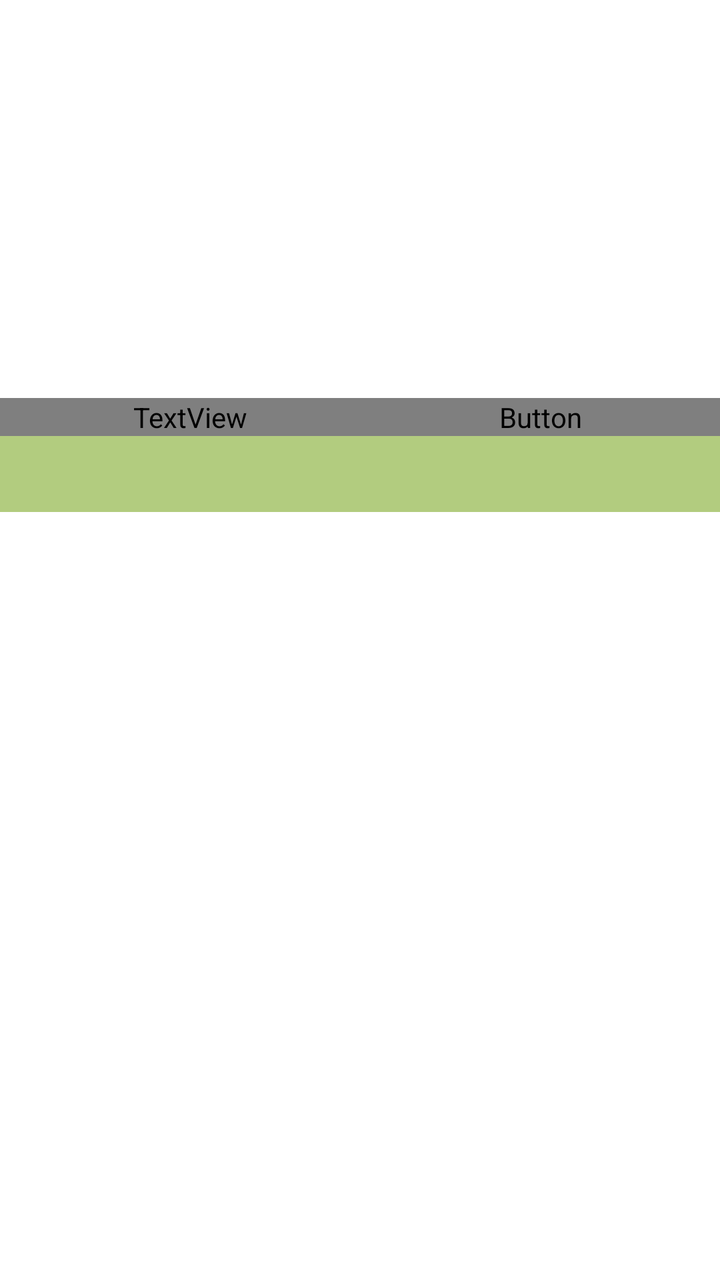
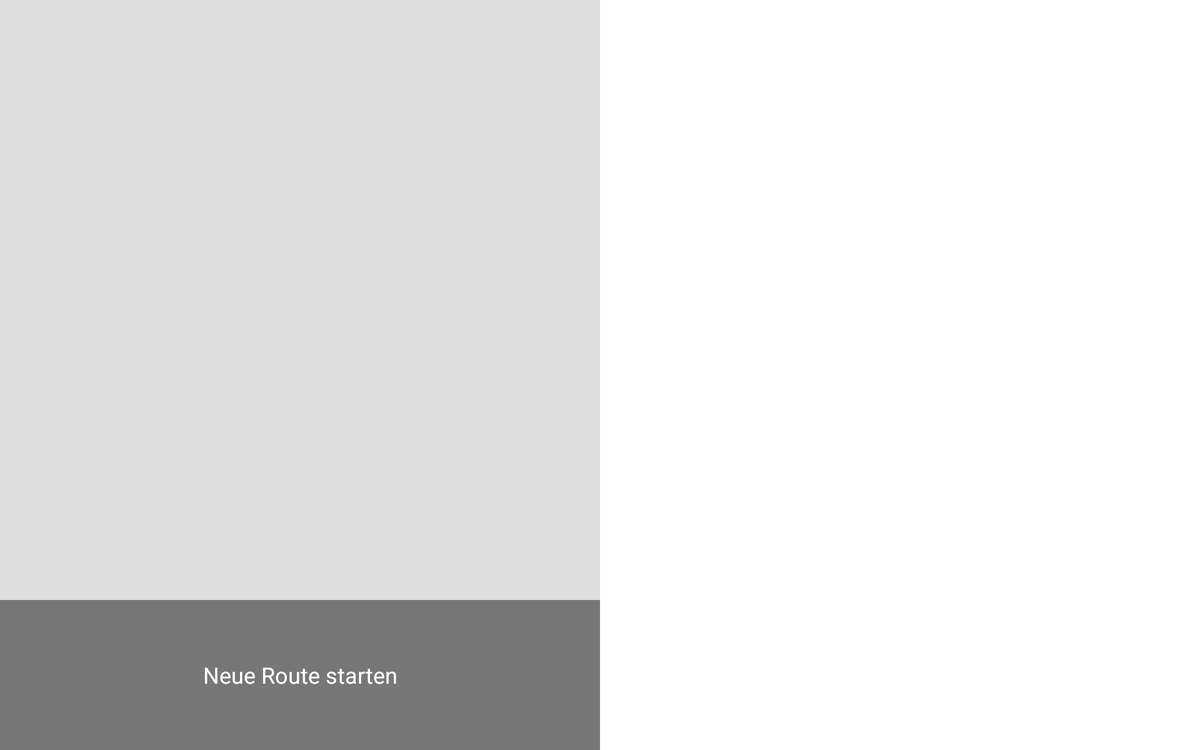

An Android layout and its configuration variant, each rendered on a device that would load it. The default file and the variant file are quoted in full after the pictures.
<!-- AndroidManifest.xml: application theme Theme.Appbasetheme -->
<!-- res/layout/main_fragment.xml -->
<?xml version="1.0" encoding="utf-8"?>

<LinearLayout xmlns:android="http://schemas.android.com/apk/res/android"
    android:id="@+id/LinearLayout1"
    android:layout_width="fill_parent"
    android:layout_height="fill_parent"
    android:background="#ffffff"
    android:orientation="vertical" >

    <RelativeLayout
        android:layout_width="match_parent"
        android:layout_height="0dp"
        android:layout_weight="@integer/weightMainMap" >

        <FrameLayout
            android:id="@+id/map"
            android:layout_width="fill_parent"
            android:layout_height="fill_parent"
            android:layout_weight="1"
            android:gravity="center" >
        </FrameLayout>

        <FrameLayout
            android:layout_width="match_parent"
            android:layout_height="match_parent"
            android:layout_weight="1" >

            <LinearLayout
                android:layout_width="match_parent"
                android:layout_height="match_parent"
                android:orientation="vertical" >

                <FrameLayout
                    android:layout_width="match_parent"
                    android:layout_height="0dp"
                    android:layout_weight="7" >
                </FrameLayout>

                <LinearLayout
                    android:layout_width="match_parent"
                    android:layout_height="0dp"
                    android:layout_weight="@integer/weightTextBarMainMap"
                    android:background="#80669900" >

                    <TextView
                        android:id="@+id/txtViewPic"
                        android:layout_width="0dp"
                        android:maxLines="1"
                        android:layout_height="wrap_content"
                        android:layout_weight="1"
                        android:paddingLeft="10dp"
                        android:text="TextView"
                        android:textColor="@color/Weiß"
                        android:textSize="@dimen/h1" />

                    <Button
                        android:id="@+id/imagebutton1"
                        android:layout_width="0dp"
                        android:layout_height="wrap_content"
                        android:layout_weight="1"
                        android:background="#00000000"
                        android:text="Button"
                        android:textColor="@color/Weiß"
                        android:textSize="@dimen/h1" />
                </LinearLayout>
            </LinearLayout>
        </FrameLayout>
    </RelativeLayout>

    <ListView
        android:id="@+id/listView1"
        android:layout_width="fill_parent"
        android:layout_height="0dp"
        android:layout_weight="@integer/weightMainList"
        android:drawSelectorOnTop="false"
        android:longClickable="true"
        android:listSelector="#669900" >
    </ListView>

</LinearLayout>
<!-- resources referenced by this layout -->
<resources>
  <!-- from res/values-normal/ -->
  <dimen name="h1">20dp</dimen>
  <!-- from res/values-normal/ -->
  <integer name="weightMainList">3</integer>
  <!-- from res/values-normal/ -->
  <integer name="weightMainMap">2</integer>
  <!-- from res/values-normal/ -->
  <integer name="weightTextBarMainMap">2</integer>
  <!-- drawable selectable_background_appbasetheme (drawable) -->
  <?xml version="1.0" encoding="utf-8"?>
  
  
  <selector xmlns:android="http://schemas.android.com/apk/res/android"
          android:exitFadeDuration="@android:integer/config_mediumAnimTime" >
      <item android:state_pressed="false" android:state_focused="true" android:drawable="@drawable/list_focused_appbasetheme" />
      <item android:state_pressed="true" android:drawable="@drawable/list_pressed_appbasetheme" />
      <item android:drawable="@android:color/transparent" />
  </selector>
  <style name="PopupMenu.Appbasetheme" parent="@android:style/Widget.Holo.Light.ListPopupWindow">
          <item name="android:popupBackground">@drawable/menu_dropdown_panel_appbasetheme</item>
      </style>
  <color name="white">#ffff</color>
  <style name="DropDownListView.Appbasetheme" parent="@android:style/Widget.Holo.Light.ListView.DropDown">
          <item name="android:listSelector">@drawable/selectable_background_appbasetheme</item>
      </style>
  <style name="ActionBarTabStyle.Appbasetheme" parent="@android:style/Widget.Holo.Light.ActionBar.TabView">
          <item name="android:background">@drawable/tab_indicator_ab_appbasetheme</item>
      </style>
  <style name="DropDownNav.Appbasetheme" parent="@android:style/Widget.Holo.Light.Spinner">
          <item name="android:background">@drawable/spinner_background_ab_appbasetheme</item>
          <item name="android:popupBackground">@drawable/menu_dropdown_panel_appbasetheme</item>
          <item name="android:dropDownSelector">@drawable/selectable_background_appbasetheme</item>
      </style>
  <style name="ActionBar.Solid.Appbasetheme" parent="@android:style/Widget.Holo.Light.ActionBar.Solid">
          <item name="android:background">@drawable/ab_solid_appbasetheme</item>
          <item name="android:backgroundStacked">@drawable/ab_stacked_solid_appbasetheme</item>
          <item name="android:backgroundSplit">@drawable/ab_bottom_solid_appbasetheme</item>
          <item name="android:progressBarStyle">@style/ProgressBar.Appbasetheme</item>
          <item name="android:titleTextStyle">@style/MyTheme.ActionBar.TitleTextStyle</item>
      </style>
  <style name="ActionButton.CloseMode.Appbasetheme" parent="@android:style/Widget.Holo.Light.ActionButton.CloseMode">
          <item name="android:background">@drawable/btn_cab_done_appbasetheme</item>
      </style>
  <style name="ProgressBar.Appbasetheme" parent="@android:style/Widget.Holo.Light.ProgressBar.Horizontal">
          <item name="android:progressDrawable">@drawable/progress_horizontal_appbasetheme</item>
      </style>
  <style name="MyTheme.ActionBar.TitleTextStyle" parent="@android:style/TextAppearance.Holo.Widget.ActionBar.Title">
          <item name="android:textColor">@color/white</item>
      </style>
  <!-- drawable btn_cab_done_appbasetheme (drawable) -->
  <?xml version="1.0" encoding="utf-8"?>
  
  
  <selector xmlns:android="http://schemas.android.com/apk/res/android">
      <item android:state_pressed="true"
          android:drawable="@drawable/btn_cab_done_pressed_appbasetheme" />
      <item android:state_focused="true" android:state_enabled="true"
          android:drawable="@drawable/btn_cab_done_focused_appbasetheme" />
      <item android:state_enabled="true"
          android:drawable="@drawable/btn_cab_done_default_appbasetheme" />
  </selector>
</resources>
<!-- res/layout-large-land/main_fragment.xml (the author's variant of the layout above) -->
<!-- drawn on a 7-inch tablet turned sideways -->
<?xml version="1.0" encoding="utf-8"?>

<LinearLayout xmlns:android="http://schemas.android.com/apk/res/android"
    android:id="@+id/linlayoutland"
    android:layout_width="fill_parent"
    android:layout_height="fill_parent"
    android:background="@color/Weiß"
    android:baselineAligned="false"
    android:orientation="horizontal" >

    <LinearLayout
        android:layout_width="0dp"
        android:layout_height="match_parent"
        android:layout_weight="1"
        android:background="@color/Weiß"
        android:orientation="vertical" >

        <ListView
            android:id="@+id/listView1"
            android:layout_width="match_parent"
            android:layout_height="0dp"
            android:layout_weight="4"
            android:longClickable="true"
            android:background="#dddddd" >
        </ListView>

        <Button
            android:id="@+id/imagebutton1"
            android:layout_width="match_parent"
            android:layout_height="0dp"
            android:layout_weight="1"
            android:background="#88000000"
            android:onClick="onButtonClick"
            android:text="Neue Route starten"
            android:textColor="#ffffff" />
    </LinearLayout>

    <FrameLayout
        android:id="@+id/map"
        android:layout_width="0dp"
        android:layout_height="match_parent"
        android:layout_weight="1" >
    </FrameLayout>

</LinearLayout>
<!-- resources referenced by the variant -->
<!-- as a 7-inch tablet turned sideways resolves them -->
<resources>
  <!-- drawable selectable_background_appbasetheme (drawable) -->
  <?xml version="1.0" encoding="utf-8"?>
  
  
  <selector xmlns:android="http://schemas.android.com/apk/res/android"
          android:exitFadeDuration="@android:integer/config_mediumAnimTime" >
      <item android:state_pressed="false" android:state_focused="true" android:drawable="@drawable/list_focused_appbasetheme" />
      <item android:state_pressed="true" android:drawable="@drawable/list_pressed_appbasetheme" />
      <item android:drawable="@android:color/transparent" />
  </selector>
  <style name="PopupMenu.Appbasetheme" parent="@android:style/Widget.Holo.Light.ListPopupWindow">
          <item name="android:popupBackground">@drawable/menu_dropdown_panel_appbasetheme</item>
      </style>
  <color name="white">#ffff</color>
  <style name="DropDownListView.Appbasetheme" parent="@android:style/Widget.Holo.Light.ListView.DropDown">
          <item name="android:listSelector">@drawable/selectable_background_appbasetheme</item>
      </style>
  <style name="ActionBarTabStyle.Appbasetheme" parent="@android:style/Widget.Holo.Light.ActionBar.TabView">
          <item name="android:background">@drawable/tab_indicator_ab_appbasetheme</item>
      </style>
  <style name="DropDownNav.Appbasetheme" parent="@android:style/Widget.Holo.Light.Spinner">
          <item name="android:background">@drawable/spinner_background_ab_appbasetheme</item>
          <item name="android:popupBackground">@drawable/menu_dropdown_panel_appbasetheme</item>
          <item name="android:dropDownSelector">@drawable/selectable_background_appbasetheme</item>
      </style>
  <style name="ActionBar.Solid.Appbasetheme" parent="@android:style/Widget.Holo.Light.ActionBar.Solid">
          <item name="android:background">@drawable/ab_solid_appbasetheme</item>
          <item name="android:backgroundStacked">@drawable/ab_stacked_solid_appbasetheme</item>
          <item name="android:backgroundSplit">@drawable/ab_bottom_solid_appbasetheme</item>
          <item name="android:progressBarStyle">@style/ProgressBar.Appbasetheme</item>
          <item name="android:titleTextStyle">@style/MyTheme.ActionBar.TitleTextStyle</item>
      </style>
  <style name="ActionButton.CloseMode.Appbasetheme" parent="@android:style/Widget.Holo.Light.ActionButton.CloseMode">
          <item name="android:background">@drawable/btn_cab_done_appbasetheme</item>
      </style>
  <!-- drawable spinner_background_ab_appbasetheme (drawable) -->
  <?xml version="1.0" encoding="utf-8"?>
  
  
  <selector xmlns:android="http://schemas.android.com/apk/res/android">
      <item android:state_enabled="false"
          android:drawable="@drawable/spinner_ab_disabled_appbasetheme" />
      <item android:state_pressed="true"
          android:drawable="@drawable/spinner_ab_pressed_appbasetheme" />
      <item android:state_pressed="false" android:state_focused="true"
          android:drawable="@drawable/spinner_ab_focused_appbasetheme" />
      <item android:drawable="@drawable/spinner_ab_default_appbasetheme" />
  </selector>
  <style name="ProgressBar.Appbasetheme" parent="@android:style/Widget.Holo.Light.ProgressBar.Horizontal">
          <item name="android:progressDrawable">@drawable/progress_horizontal_appbasetheme</item>
      </style>
  <style name="MyTheme.ActionBar.TitleTextStyle" parent="@android:style/TextAppearance.Holo.Widget.ActionBar.Title">
          <item name="android:textColor">@color/white</item>
      </style>
  <!-- drawable btn_cab_done_appbasetheme (drawable) -->
  <?xml version="1.0" encoding="utf-8"?>
  
  
  <selector xmlns:android="http://schemas.android.com/apk/res/android">
      <item android:state_pressed="true"
          android:drawable="@drawable/btn_cab_done_pressed_appbasetheme" />
      <item android:state_focused="true" android:state_enabled="true"
          android:drawable="@drawable/btn_cab_done_focused_appbasetheme" />
      <item android:state_enabled="true"
          android:drawable="@drawable/btn_cab_done_default_appbasetheme" />
  </selector>
</resources>
